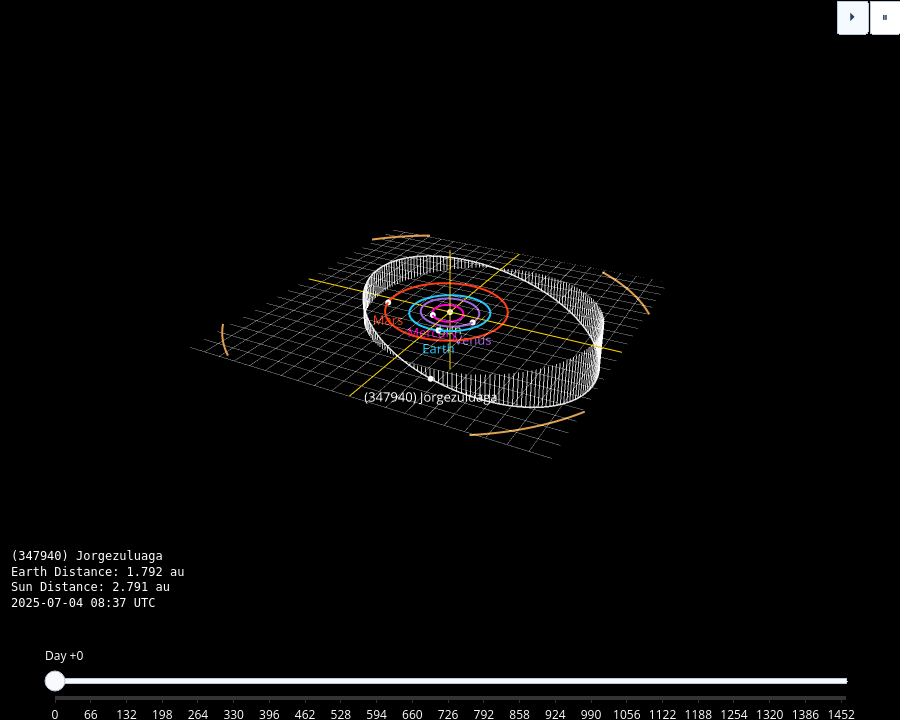

The cell this chart's notebook holds for it:
### Markdown cell above
## Orbit viewer of an asteroid

Plots the asteroid set in `TARGET` (number or provisional designation; `None` picks a random one) from `data_clean` and animates it with the inner planets and Jupiter, one day per frame,
starting at its first Rubin detection. The asteroid moves on its MPC orbit (two-body: the mean anomaly advances
with the mean motion from the epoch of the elements); the planets use Standish's J2000 elements and rates.
Both are heliocentric ecliptic J2000. With `TARGET = None`, run the cell again to get another asteroid.

### Code cell
"""
3D "solar system + asteroid" orbit viewer with Play/Pause + a slider that steps 1 day at a time,
for an asteroid observed by Rubin (chosen with TARGET, or random), using its real MPC orbital elements from data_clean.
"""
import datetime as dt
import numpy as np
import plotly.graph_objects as go

# ------------------------------------------- choose the asteroid (one row per orbit)
TARGET = '347940'     # number (permid) or provisional designation (provid); None = pick a random asteroid

orbs_unique = data_clean.drop_duplicates('mpc_row')
if TARGET is None:
    ast_row = orbs_unique.sample(1).iloc[0]                          # add random_state=... to repeat a pick
else:
    desig = orbs_unique['mpc_designation'].astype(str)
    found = orbs_unique[desig.str.startswith(f'({TARGET})') | (desig == TARGET)]   # '(347940) ...' or '2025 AB1'
    if found.empty:
        raise ValueError(f'{TARGET} is not in data_clean (no Rubin detection with an MPC orbit)')
    ast_row = found.iloc[0]
AST = dict(name=str(ast_row['mpc_designation']),
           a=float(ast_row['mpc_a']), e=float(ast_row['mpc_e']), i=float(ast_row['mpc_incl']),
           Om=float(ast_row['mpc_node']), w=float(ast_row['mpc_peri']),
           M_epoch=float(ast_row['mpc_M']),                    # mean anomaly at the epoch of the elements
           jd_epoch=float(ast_row['mpc_epoch_mjd']) + 2400000.5,
           color="#ffffff")
print(f"{AST['name']}: a = {AST['a']:.3f} au, e = {AST['e']:.3f}, i = {AST['i']:.2f} deg")

# ---------------------------------------------------------------- settings
# Start at the asteroid's first Rubin detection
first_obs = data.loc[data_clean.index[data_clean['mpc_row'] == ast_row['mpc_row']], 'obstime'].min()
START = pd.Timestamp(first_obs).to_pydatetime().replace(tzinfo=dt.timezone.utc)
Q = AST['a'] * (1 + AST['e'])                                  # aphelion distance [au]
period_days = 365.25 * AST['a'] ** 1.5
N_DAYS = int(min(max(120, period_days), 4 * 365))             # one orbit, between 120 days and 4 years
LIM = max(1.75, 1.1 * Q)                                      # axis half-range (au): fit the whole orbit

# ------------------------------------------- planets (Standish, J2000 + rates/century)
# a, e, I, L, long_peri, long_node  (deg / au)  and their per-century rates
PLANETS = {
    "Mercury": dict(el=[0.38709927, 0.20563593, 7.00497902, 252.25032350, 77.45779628, 48.33076593],
                    rt=[0.00000037, 0.00001906, -0.00594749, 149472.67411175, 0.16047689, -0.12534081],
                    color="#ff00c8"),
    "Venus":   dict(el=[0.72333566, 0.00677672, 3.39467605, 181.97909950, 131.60246718, 76.67984255],
                    rt=[0.00000390, -0.00004107, -0.00078890, 58517.81538729, 0.00268329, -0.27769418],
                    color="#a366e0"),
    "Earth":   dict(el=[1.00000261, 0.01671123, -0.00001531, 100.46457166, 102.93768193, 0.0],
                    rt=[0.00000562, -0.00004392, -0.01294668, 35999.37244981, 0.32327364, 0.0],
                    color="#1ec8ff"),
    "Mars":    dict(el=[1.52371034, 0.09339410, 1.84969142, -4.55343205, -23.94362959, 49.55953891],
                    rt=[0.00001847, 0.00007882, -0.00813131, 19140.30268499, 0.44441088, -0.29257343],
                    color="#ff3c14"),
    "Jupiter": dict(el=[5.20288700, 0.04838624, 1.30439695, 34.39644051, 14.72847983, 100.47390909],
                    rt=[-0.00011607, -0.00013253, -0.00183714, 3034.74612775, 0.21252668, 0.20469106],
                    color="#e0a050"),
}


# ---------------------------------------------------------------- helpers
def kepler_E(M, e, it=30):
    M = np.radians(M) % (2 * np.pi)
    E = M + e * np.sin(M)
    for _ in range(it):
        E = E - (E - e * np.sin(E) - M) / (1 - e * np.cos(E))
    return E


def xyz_from_E(a, e, i, Om, w, E):
    """Heliocentric ecliptic coords (au) from eccentric anomaly E (rad)."""
    i, Om, w = np.radians([i, Om, w])
    xp = a * (np.cos(E) - e)
    yp = a * np.sqrt(1 - e**2) * np.sin(E)
    cw, sw, cO, sO, ci, si = np.cos(w), np.sin(w), np.cos(Om), np.sin(Om), np.cos(i), np.sin(i)
    x = (cw * cO - sw * sO * ci) * xp + (-sw * cO - cw * sO * ci) * yp
    y = (cw * sO + sw * cO * ci) * xp + (-sw * sO + cw * cO * ci) * yp
    z = (sw * si) * xp + (cw * si) * yp
    return np.array([x, y, z])


def planet_elements(p, T):
    a, e, I, L, wbar, Om = (np.array(p["el"]) + np.array(p["rt"]) * T)
    return a, e, I, Om, wbar - Om, L - wbar          # a, e, i, Om, w, M


def planet_pos(p, T):
    a, e, I, Om, w, M = planet_elements(p, T)
    return xyz_from_E(a, e, I, Om, w, kepler_E(M, e))


def planet_orbit(p, T, n=360):
    a, e, I, Om, w, _ = planet_elements(p, T)
    E = np.linspace(0, 2 * np.pi, n)
    return xyz_from_E(a, e, I, Om, w, E)


def jd(t):
    return 2440587.5 + t.timestamp() / 86400.0


def cent(t):
    return (jd(t) - 2451545.0) / 36525.0


# asteroid: real position from the MPC elements (two-body), M advanced with the mean motion n
n_ast = 0.9856076686 / AST["a"] ** 1.5               # deg/day


def ast_pos(t):
    M = AST["M_epoch"] + n_ast * (jd(t) - AST["jd_epoch"])
    return xyz_from_E(AST["a"], AST["e"], AST["i"], AST["Om"], AST["w"], kepler_E(M, AST["e"]))


T0 = cent(START)

# ---------------------------------------------------------------- static traces
traces = []

# ecliptic grid (z = 0)
g = np.linspace(-LIM, LIM, 21)
gx, gy, gz = [], [], []
for v in g:
    gx += [-LIM, LIM, None]; gy += [v, v, None]; gz += [0, 0, None]
    gx += [v, v, None];      gy += [-LIM, LIM, None]; gz += [0, 0, None]
traces.append(go.Scatter3d(x=gx, y=gy, z=gz, mode="lines",
                           line=dict(color="rgba(150,150,150,0.35)", width=1),
                           hoverinfo="skip", showlegend=False))

# asteroid orbit + vertical "stalks" down to the ecliptic
E = np.linspace(0, 2 * np.pi, 361)
ax_, ay_, az_ = xyz_from_E(AST["a"], AST["e"], AST["i"], AST["Om"], AST["w"], E)
ZLIM = max(0.6, 1.3 * np.abs(az_).max())             # z half-range: fit the inclined orbit

# axes through the Sun (yellow)
for ax in ([(-LIM, LIM), (0, 0), (0, 0)], [(0, 0), (-LIM, LIM), (0, 0)], [(0, 0), (0, 0), (-ZLIM, ZLIM)]):
    traces.append(go.Scatter3d(x=ax[0], y=ax[1], z=ax[2], mode="lines",
                               line=dict(color="gold", width=2), hoverinfo="skip", showlegend=False))

# planet orbits
for name, p in PLANETS.items():
    x, y, z = planet_orbit(p, T0)
    traces.append(go.Scatter3d(x=x, y=y, z=z, mode="lines", name=name,
                               line=dict(color=p["color"], width=4), hoverinfo="skip", showlegend=False))

traces.append(go.Scatter3d(x=ax_, y=ay_, z=az_, mode="lines",
                           line=dict(color="rgba(220,220,220,0.9)", width=3),
                           hoverinfo="skip", showlegend=False))
sx, sy, sz = [], [], []
for xi, yi, zi in zip(ax_[::2], ay_[::2], az_[::2]):
    sx += [xi, xi, None]; sy += [yi, yi, None]; sz += [zi, 0, None]
traces.append(go.Scatter3d(x=sx, y=sy, z=sz, mode="lines",
                           line=dict(color="rgba(200,200,200,0.55)", width=2),
                           hoverinfo="skip", showlegend=False))


# ---------------------------------------------------------------- dynamic trace (bodies)
def bodies_at(day):
    t = START + dt.timedelta(days=day)
    T = cent(t)
    pts, labels, cols = [np.zeros(3)], ["Sun"], ["#9cff8a"]
    for name, p in PLANETS.items():
        pts.append(planet_pos(p, T)); labels.append(name); cols.append(p["color"])
    pts.append(ast_pos(t)); labels.append(AST["name"]); cols.append("#ffffff")
    pts = np.array(pts)
    earth = pts[labels.index("Earth")]; ast = pts[-1]
    info = (f"{AST['name']}<br>Earth Distance: {np.linalg.norm(ast - earth):.3f} au"
            f"<br>Sun Distance: {np.linalg.norm(ast):.3f} au"
            f"<br>{t:%Y-%m-%d %H:%M} UTC")
    return pts, labels, cols, info


def body_trace(day):
    pts, labels, cols, _ = bodies_at(day)
    return go.Scatter3d(x=pts[:, 0], y=pts[:, 1], z=pts[:, 2], mode="markers+text",
                        text=labels, textposition="bottom center",
                        textfont=dict(color=cols, size=13),
                        marker=dict(size=3.5, color="white"),
                        hovertext=labels, hoverinfo="text", showlegend=False)


def info_annotation(text):
    return dict(text=text, xref="paper", yref="paper", x=0.01, y=0.02, xanchor="left",
                yanchor="bottom", align="left", showarrow=False,
                font=dict(color="white", size=12, family="monospace"))


traces.append(body_trace(0))
dyn_idx = len(traces) - 1

frames = []
for day in range(N_DAYS):
    _, _, _, info = bodies_at(day)
    frames.append(go.Frame(data=[body_trace(day)], traces=[dyn_idx], name=str(day),
                           layout=go.Layout(annotations=[info_annotation(info)])))

# ---------------------------------------------------------------- layout
fig = go.Figure(data=traces, frames=frames)
fig.update_layout(
    paper_bgcolor="black", plot_bgcolor="black",
    margin=dict(l=0, r=0, t=0, b=0), height=720,
    annotations=[info_annotation(bodies_at(0)[3])],
    scene=dict(
        xaxis=dict(visible=False, range=[-LIM, LIM]),
        yaxis=dict(visible=False, range=[-LIM, LIM]),
        zaxis=dict(visible=False, range=[-ZLIM, ZLIM]),
        aspectmode="manual", aspectratio=dict(x=1, y=1, z=ZLIM / LIM),
        bgcolor="black",
        camera=dict(eye=dict(x=0.9, y=-1.7, z=0.95)),
    ),
    updatemenus=[dict(
        type="buttons", direction="left", x=1.0, y=1.0, xanchor="right", yanchor="top",
        bgcolor="white",
        buttons=[
            dict(label="⏵", method="animate",
                 args=[None, dict(frame=dict(duration=80, redraw=True), fromcurrent=True, transition=dict(duration=0))]),
            dict(label="⏸", method="animate",
                 args=[[None], dict(frame=dict(duration=0, redraw=False), mode="immediate")]),
        ])],
    sliders=[dict(
        active=0, x=0.05, len=0.9, y=0.0, currentvalue=dict(prefix="Day +", font=dict(color="white")),
        font=dict(color="white"),
        steps=[dict(method="animate", label=str(d),
                    args=[[str(d)], dict(mode="immediate", frame=dict(duration=0, redraw=True))])
               for d in range(N_DAYS)])],
)
fig.show()
